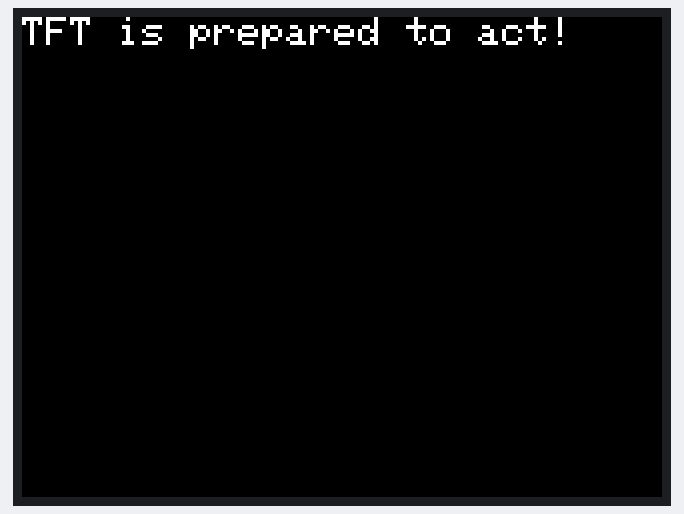
Bench run of a sketch on a simulated Arduino Uno, built with avr-gcc and run on an emulated ATmega328P. On the bench: 320×240 colour display. Not simulated (calls return 0 or success): secrets.h.

Above: at 0.3 s.
At 1.4 s:
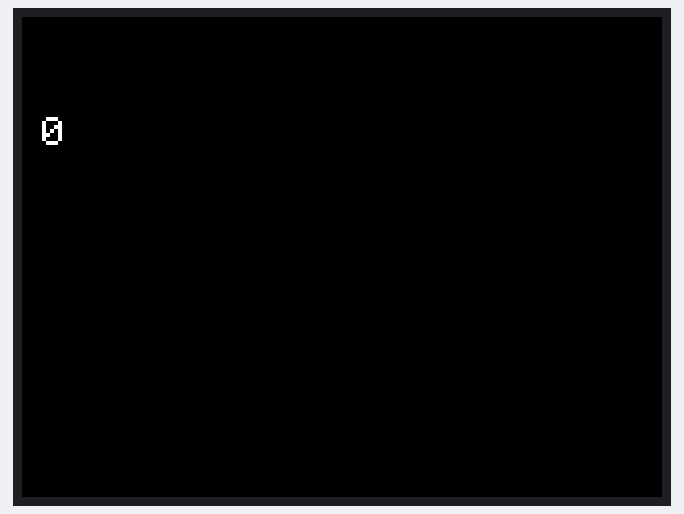

The sketch:

YoutubeSubsCounterArduino.ino
```cpp
#include <MCUFRIEND_kbv.h>
#include <Adafruit_GFX.h>
#include "secrets.h"

#define TFT_CS 10
#define TFT_RST 8
#define TFT_DC 9

MCUFRIEND_kbv tft;

void setup()
{
    // put your setup code here, to run once:
    Serial.begin(9600);

    uint16_t ID = tft.readID();
    tft.begin(ID);
    tft.setRotation(3);
    tft.fillScreen(0x0000);
    tft.setTextColor(0xFFFF);
    tft.setTextSize(2);
    tft.println("TFT is prepared to act!");
    delay(1000);
}

void loop()
{
    // put your main code here, to run repeatedly:
    int subs = get_subs();
    // size_t *subs = get_subs();
    tft.fillScreen(0x0000);
    tft.setCursor(10, 50);
    tft.print(subs);
    delay(1000);
}

char *get_request_url()
{
    // Compute the length of the URL string
    int url_length = strlen("https://www.googleapis.com/youtube/v3/channels?part=statistics&id=&key=") + strlen(API_KEY) + 1;

    // Allocate memory for the URL string
    char *url = (char *)malloc(url_length);

    sprintf(url, "https://www.googleapis.com/youtube/v3/channels?part=statistics&id=&key=%s", API_KEY);
    return url;
}

int get_subs()
{
}
```
